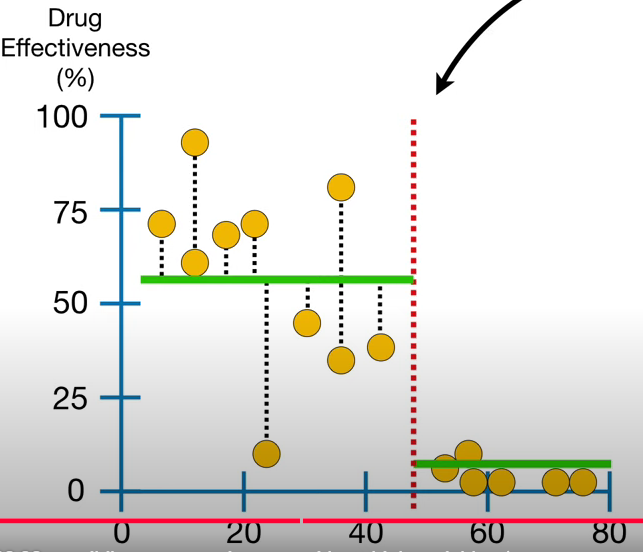
#> input picture Machine Learning/Decision Tree/Splitting of Nodes/CART (Classification and Regression Trees)/images/rss5.png, 643 x 552 px
$ jupyter execute --allow-errors regression.ipynb
#> lines starting #> are read from the running program, lines starting #| are printed output that depends on the picture
1. [Regression - CART](#Regression---cart)

#### Regression - CART:
- its used for both regression and classification prediction
- it can work with both numerical and categorical features i.e. discrete and continuous values
- it can handle missing values
- it can handle pruning of trees
- feature importance

[cell 1]
from PIL import Image
from IPython.display import display

#> (the rest of this cell did not finish here and is left out)

##### Process of CART - Regression:
- Take the Dosage feature
    - Calculate the Residual Sum of Squares for the first record vs the rest in the dataset
        - RSS (1 datapoint) => 0
        - RSS (rest) => 27468.5

[cell 2]
from PIL import Image
from IPython.display import display

#> (the rest of this cell did not finish here and is left out)

[cell 3]
from PIL import Image
from IPython.display import display

#> (the rest of this cell did not finish here and is left out)

- Next we calculate the Residual Sum of Squares of first & second record vs the remaining datapoints in the dataset
- Likewise, we calculate the Residual Sum of Squares for records incrementally vs the remaining data points in the dataset
    - usually the minimum number of samples required in each node is 20 but could be modified
- We now the choose the the record at which the Residual Sum of Squares was having the minimum value as the split condition i.e. RSS(Dosage) = 19564

[cell 4]
from PIL import Image
from IPython.display import display

#> (the rest of this cell did not finish here and is left out)

[cell 5]
from PIL import Image
from IPython.display import display

#> (the rest of this cell did not finish here and is left out)

- To find the regression value as output, take the average of the datapoints within the split condition
- now we go to the next feature
- Take the Age feature:
    - Calculate the RSS value for each data point incrementally and find the record which has the lowest RSS value for condition split i.e. RSS(Age) = 12017

[cell 6]
from PIL import Image
from IPython.display import display

img = Image.open('images/rss5.png')
#> img is the input picture: PIL image 643x552 RGBA; mean R, G, B, A 227, 225.6, 221, 255
new_image = img.resize((460, 300))
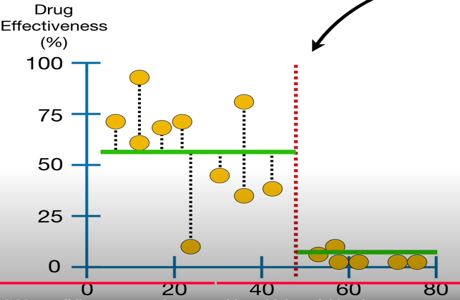
#> new_image: PIL image 460x300 RGBA; mean R, G, B, A 226.9, 225.6, 221, 255
display(new_image)

- now we go to the next feature
- Take the Sex feature:
    - there are 2 categories (Male/Female)
    - Calculate the RSS value for Male and Female categories and find the record which has the lowest RSS value for condition split i.e. RSS(Sex) = 20738 (Female)

[cell 7]
from PIL import Image
from IPython.display import display

#> (the rest of this cell did not finish here and is left out)

- now, we compare the RSS for all the features and choose the feature with the lowest RSS score as the root node i.e. RSS(Age)
    - RSS(Age) = 12017
    - RSS(Dosage) = 19564
    - RSS(Sex) = 20738

- Likewise, we can repeat it for the remaining features in the dataset and we can re-use the feature for splitting of node until the number of samples in the node is unsatisfactory
- Effective value is calculated by taking the average of the output labels (continuous value) present within the split condition of the independent variable

[cell 8]
from PIL import Image
from IPython.display import display

#> (the rest of this cell did not finish here and is left out)

##### If we have 1 independent variable for regression prediction:
- we can still further split the already splitted data like below by repeating the same procedure of calculating the RSS and choosing the record with lowest RSS value as the condition for split

[cell 9]
from PIL import Image
from IPython.display import display

img = Image.open('images/rss4.png')
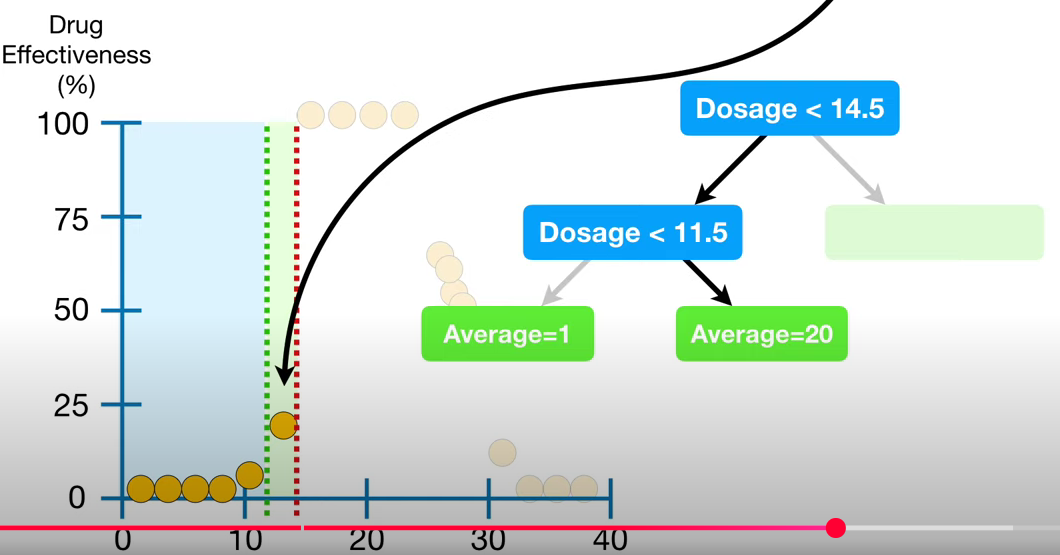
#> input picture Machine Learning/Decision Tree/Splitting of Nodes/CART (Classification and Regression Trees)/images/rss4.png, 1060 x 555 px
#> img is the input picture: PIL image 1060x555 RGBA; mean R, G, B, A 214, 224.7, 221.8, 255
new_image = img.resize((600, 300))
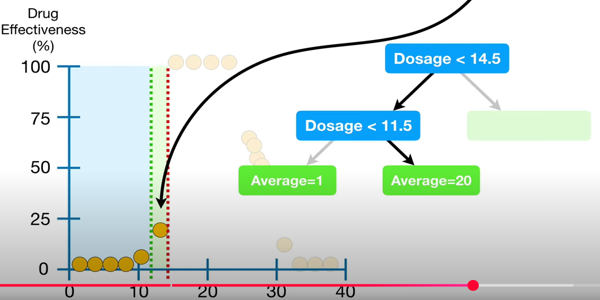
#> new_image: PIL image 600x300 RGBA; mean R, G, B, A 213.9, 224.7, 221.7, 255
display(new_image)
